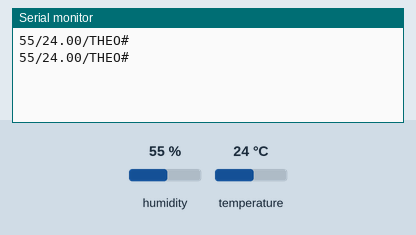
The sketch below on a simulated Arduino Uno, built with avr-gcc and run on an emulated ATmega328P. Shown: the last lines printed to the serial monitor. The inputs (shaded band) are chosen by the test bench; at power-on: humidity 55 %, temperature 24 °C.

Above: at 4.8 s.
4.9 s: humidity set to 22 %
At 7.5 s:
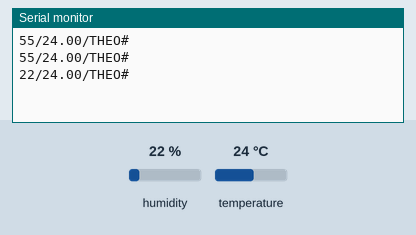
7.9 s: temperature set to 12 °C
At 9.2 s:
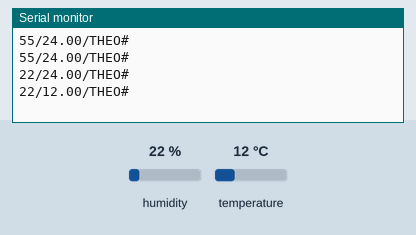
10.9 s: humidity set to 40 %
At 12.7 s:
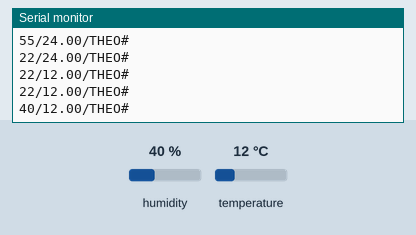
Timing chart, 0 to 14.2 s (numbered marks = the images above; inputs shaded):
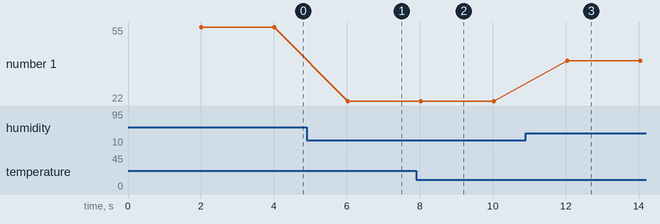

The sketch:

TEMPERATURE.ino
```cpp
#include "DHT.h"   // Librairie des capteurs DHT
#define DHTPIN 2    // Changer le pin sur lequel est branché le DHT
#define DHTTYPE DHT22       // DHT 22  (AM2302)

DHT dht(DHTPIN, DHTTYPE);


void setup() {
  Serial.begin(9600);
  dht.begin();
}

void loop() {
  // Délai de 2 secondes entre chaque mesure. La lecture prend 250 millisecondes
  delay(2000);

  // Lecture du taux d'humidité
  int h = dht.readHumidity();
  // Lecture de la température en Celcius
  float t = dht.readTemperature();
  // Pour lire la température en Fahrenheit
  float f = dht.readTemperature(true);

  // Stop le programme et renvoie un message d'erreur si le capteur ne renvoie aucune mesure
  if (isnan(h) || isnan(t) || isnan(f)) {
    Serial.println("Echec de lecture !");
    return;
  }

  // Calcul la température ressentie. Le calcul est effectué à partir de la température en Fahrenheit
  // On fait la conversion en Celcius
  float hi = dht.computeHeatIndex(f, h);

  String thisH = String(h);
  String thisT = String(t);
  String msg = thisH + String("/") + thisT + String("/THEO#");
  Serial.println(msg);
}
```

Measured:
- after the input at 4.9 s, the serial monitor: prints a new line after 1.1 s (image 1)
- after the input at 7.9 s, the serial monitor: prints a new line after 0.12 s (image 2)
- after the input at 10.9 s, the serial monitor: prints a new line after 1.1 s (image 3)
- plotted number 1: 55 → 22 after the input at 4.9 s, 22 → 40 after the input at 10.9 s
